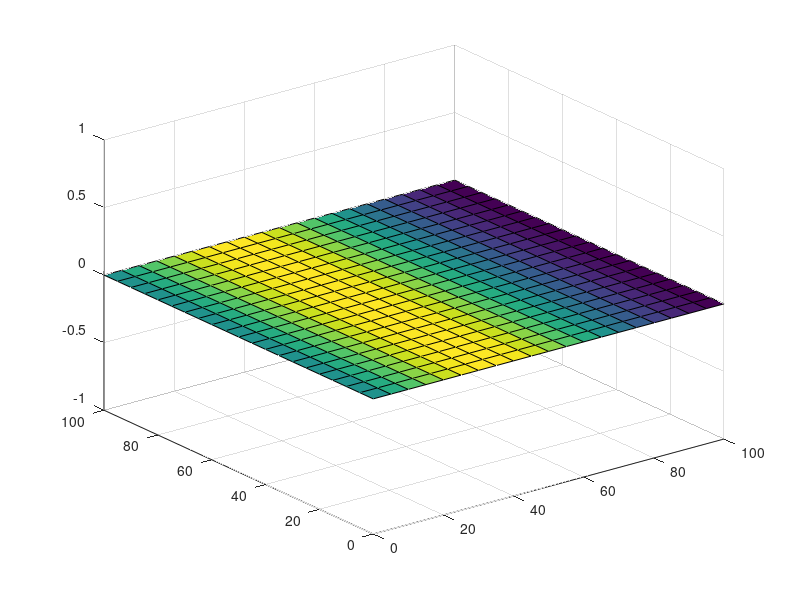

Write MATLAB code to recreate this figure. (Note: this script raises an error after producing the figure.)
% =========================================================================
% VECTOR FIELD THEORY IN MOTION: REVEALING LATENT POTENTIALS IN SOCCER
% =========================================================================
%
% DESCRIPTION:
%   This script implements the computational framework to analyze football 
%   dynamics using vector field theory. It performs the following steps:
%       1. Generates a vector field (Synthetic Dipole for demo).
%       2. Computes the Curl to analyze field properties.
%       3. Verifies Gauss's Theorem.
%       4. Reconstructs the Scalar Potential (Phi).
%
% USAGE:
%   - Run the script to visualize the theoretical framework using the 
%     included synthetic data.
%   - To use real data: Replace Section 2 with your own 'Wx' and 'Wy' 
%     matrices derived from tracking data.
%
% DEPENDENCIES:
%   - Requires 'brewermap' function for color schemes. If not available,
%     replace with standard Matlab colormaps.
%
% =========================================================================

clear all;
close all;

%% 1. GRID INITIALIZATION
% Define the spatial domain representing the football pitch
M = 20;                 % Number of cells per axis (Grid resolution)
x_min = 0; x_max = 100; % Pitch length (x)
y_min = 0; y_max = 100; % Pitch width (y)

% Generate cell edges and grid (21 points -> 20 cells)
x_edges = linspace(x_min, x_max, M+1);          % Cell edges in X (21x1)
y_edges = linspace(y_min, y_max, M+1);          % Cell edges in Y (21x1)
[X_grid, Y_grid] = meshgrid(x_edges, y_edges);  % 21x21 grid

% Compute cell centers 
x_centros = (x_edges(1:end-1) + x_edges(2:end)) / 2; % X centers of cells
y_centros = (y_edges(1:end-1) + y_edges(2:end)) / 2; % Y centers of cells
[centroX, centroY] = meshgrid(x_centros, y_centros); % 20x20 grid

%% 2. DEFINE VECTOR FIELD (SYNTHETIC DEMO)
% =========================================================================
% NOTE: This section generates an ARTIFICIAL DIPOLE field.
% In a real application, 'Wx' and 'Wy' should be loaded here from 
% spatially binned average velocity matrices derived from player tracking.
% =========================================================================

% A. Dipole Setup (Source vs Sink)
offset = 10;
rs = [x_min + offset, (y_max - y_min) / 2]; % Source position (Left)
rt = [x_max - offset, (y_max - y_min) / 2]; % Sink position (Right)

% B. Calculate vector directions
Rx_s = centroX - rs(1);
Ry_s = centroY - rs(2);
Rs2  = Rx_s.^2 + Ry_s.^2 + 1e-6; % Avoid division by zero

Rx_t = centroX - rt(1);
Ry_t = centroY - rt(2);
Rt2  = Rx_t.^2 + Ry_t.^2 + 1e-6;

% Superposition of Source and Sink
Wx_base = (Rx_s ./ Rs2 - Rx_t ./ Rt2);
Wy_base = (Ry_s ./ Rs2 - Ry_t ./ Rt2);

% Normalize to get pure direction
norma = sqrt(Wx_base.^2 + Wy_base.^2);
Wx_dir = Wx_base ./ (norma + eps);
Wy_dir = Wy_base ./ (norma + eps);

% C. Define Velocity
% We use a displaced Gaussian bell curve to break symmetry for Gauss theorem
v_max_val = 11;
v_min_val = 2;

peak_x = 35;  % Velocity peaks at x=35 (not the center)
width  = 30;  % Width of the velocity bell curve


exponent = -((centroX - peak_x).^2) / (2 * width^2);
v_ball = v_min_val + (v_max_val - v_min_val) * exp(exponent);

% D. Apply Magnitude to Direction
Wx = Wx_dir .* v_ball;
Wy = Wy_dir .* v_ball;

% Expand arrays for visualization (padding for pcolor/surf edges)
v_exp = padarray(v_ball, [1 1], 'replicate', 'post');

%% 3. VISUALIZATION: VECTOR FIELD
figure;
% Heatmap of velocity magnitude
h = surf(X_grid, Y_grid, zeros(size(v_exp)), v_exp);
set(gca, 'YDir', 'normal');         
h.FaceColor = 'interp';             
h.EdgeColor = 'none';                   
colormap(brewermap(256, 'ylgnbu'));       

cb = colorbar;
cb.Label.FontSize = 16;
cb.Label.FontName = 'Helvetica';
cb.FontSize = 14;

axis equal;                                            
hold on;                                                

% Draw grid lines
for i = 1:M+1
    line([x_edges(i), x_edges(i)], [y_min, y_max], ...
         'Color', [0.5 0.5 0.5], 'LineStyle', '-');
    line([x_min, x_max], [y_edges(i), y_edges(i)], ...
         'Color', [0.5 0.5 0.5], 'LineStyle', '-');
end

% Overlay Quiver (Arrows)
quiver(centroX, centroY, Wx, Wy, 'k');

% Overlay football field
plot_field();


view(2);
xlim([x_min, x_max]);
ylim([y_min, y_max]);
axis off;     

%% 4. CURL COMPUTATION (ROTATIONAL ANALYSIS)
% Comparison of the field's curl against a randomized Null Model.

% A. Null Model Generation
% Randomize directions while preserving magnitude
mag = sqrt(Wx.^2 + Wy.^2);                           % Magnitude of each vector in the field
theta = 2*pi * rand(size(Wx));                       % Random angles uniformly distributed in [0, 2π]

% Reassign vector components: preserve magnitude but assign random directions
Wx_null = mag .* cos(theta);                         % x-component with randomized direction
Wy_null = mag .* sin(theta);                         % y-component with randomized direction

% B. Compute Curl
[curlz, cav] = curl(centroX, centroY, Wx, Wy);       % Curl of original field
mod_curl_W = abs(curlz);                             % Magnitude of curl
[curlz_null, cav_null] = curl(centroX, centroY, Wx_null, Wy_null); 
mod_curl_W_null = abs(curlz_null);

% Mean values for comparison
curlz_mean = mean(mod_curl_W(:));
curlz_null_mean = mean(mod_curl_W_null(:));

% C. Histogram / PDF Analysis
min_val = min([min(curlz(:)), min(curlz_null(:))]);
max_val = max([max(curlz(:)), max(curlz_null(:))]);
num_bins = 50;
edges = linspace(min_val, max_val, num_bins+1);

[counts_field_raw, ~] = histcounts(curlz,     edges, 'Normalization', 'pdf');
[counts_null_raw,  ~] = histcounts(curlz_null, edges, 'Normalization', 'pdf');

% Normalize distributions to range [0, 1] for comparison
max_val_global = max([counts_field_raw, counts_null_raw]);
counts_field   = counts_field_raw / max_val_global;
counts_null    = counts_null_raw  / max_val_global;

centers = (edges(1:end-1) + edges(2:end)) / 2;

% Plot PDF Comparison
figure;
hold on;
color_field = [0.2, 0.6, 0.8];   % Blue for field
color_null  = [0.8, 0.4, 0.2];   % Orange for null model
plot(centers, counts_field, '-o', 'DisplayName', 'Field', ...
    'Color', color_field, 'MarkerSize', 10, 'LineWidth', 1, ...
    'MarkerFaceColor', color_field, 'MarkerEdgeColor', 'k');
plot(centers, counts_null, '-o', 'DisplayName', 'Null model', ...
    'Color', color_null, 'MarkerSize', 10, 'LineWidth', 1, ...
    'MarkerFaceColor', color_null, 'MarkerEdgeColor', 'k');
xlabel('Curl', 'FontSize', 30);
ylabel('PDF', 'FontSize', 30, 'Rotation', 0);
title('Normalized curl distribution', 'FontSize', 26);
legend('Location', 'northeast', 'FontSize', 24, 'Box', 'off');
set(gca, 'FontSize', 22, 'FontName', 'Helvetica');
grid on;
box on;
xlim([min(centers), max(centers)]);
ylim([0, max([counts_field, counts_null])]);
hold off;

% Plot Spatial Curl Magnitude
figure();

% Original field curl magnitude
subplot(1,2,1)
pcolor(mod_curl_W);
hold on;
title('$\|\nabla \times \vec{\mathbf{W}}\|$', 'Interpreter', 'latex');
xlabel('x');
ylabel('y');
axis equal;
xlim([1 20]);
ylim([1 20]);

% Null model curl magnitude
subplot(1,2,2)
pcolor(mod_curl_W_null);
hold on;
title('$\|\nabla \times \vec{\mathbf{W_{null}}}\|$', 'Interpreter', 'latex');
xlabel('x');
ylabel('y');
axis equal;
xlim([1 20]);
ylim([1 20]);

min_value = min(min(mod_curl_W(:)), min(mod_curl_W_null(:)));
max_value = max(max(mod_curl_W(:)), max(mod_curl_W_null(:)));

% Shared colorbar for both subplots
c = colorbar('Position', [0.93, 0.11, 0.02, 0.815]);
c.Label.String = 'Curl magnitude';
caxis([min_value, max_value]);

subplot(1,2,1); caxis([min_value, max_value]);
subplot(1,2,2); caxis([min_value, max_value]);

%% 5. GAUSS'S THEOREM VERIFICATION

% A. Setup
h = (X_grid(1,M+1) - X_grid(1,1)) / M;                 % Grid spacing

x_a = 50; y_a = 50;                                    % Center coordinates
divW = divergence(centroX, centroY, Wx, Wy);           % Divergence of vector field
radios = linspace(0, 50, 20);                          % Radios to evaluate

integrales_div   = zeros(size(radios));                % Divergence integrals
flujos_contorno  = zeros(size(radios));                % Boundary fluxes

% B. Calculation loop (Circular Domain)
for r_idx = 1:length(radios)
    R = radios(r_idx);
    
    % 1. Volume Integral (Sum of Divergence inside)
    mask = ((centroX-x_a).^2 + (centroY-y_a).^2 <= R^2);
    integral_div = sum(divW(mask)) * h^2; 
    integrales_div(r_idx) = integral_div;

    % 2. Surface Integral (Flux across boundary)
    theta = linspace(0, 2*pi, 100); 
    x_circulo = x_a + R * cos(theta);
    y_circulo = y_a + R * sin(theta);

    % Interpolate field at boundary
    Wx_circulo = interp2(centroX, centroY, Wx, x_circulo, y_circulo, 'linear'); 
    Wy_circulo = interp2(centroX, centroY, Wy, x_circulo, y_circulo, 'linear'); 

    % Outward unit normals (radial direction)
    normales_x = x_circulo - x_a; 
    normales_y = y_circulo - y_a;  

    norma = sqrt(normales_x.^2 + normales_y.^2); 

    normales_x = normales_x ./ norma; 
    normales_y = normales_y ./ norma; 

    % Line integral
    flux_contorno = 0;
    for i = 1:length(x_circulo)-1
        dx = x_circulo(i+1) - x_circulo(i);
        dy = y_circulo(i+1) - y_circulo(i);
        longitud_segmento = sqrt(dx^2 + dy^2);
        
        flujo_segmento = (Wx_circulo(i) * normales_x(i) + Wy_circulo(i) * normales_y(i)) * longitud_segmento;
        flux_contorno = flux_contorno + flujo_segmento;
    end

    flujos_contorno(r_idx) = flux_contorno;
end


% C. Visualization of Gauss Theorem
figure();
hold on;

color1 = [0.2, 0.6, 0.8];  % Blue
color2 = [0.8, 0.4, 0.2];  % Orange

% Surface
plot(radios, flujos_contorno, '-s', 'Color', color1, 'MarkerSize', 18, 'LineWidth', 1, ...
    'MarkerFaceColor', color1, 'MarkerEdgeColor', 'k', 'DisplayName', 'Surface');

% Volume
plot(radios, integrales_div, '-^', 'Color', color2, 'MarkerSize', 18, 'LineWidth', 1, ...
    'MarkerFaceColor', color2, 'MarkerEdgeColor', 'k', 'DisplayName', 'Volume');

% Compute coefficient R^2
valid_indices = ~isnan(flujos_contorno) & ~isnan(integrales_div);
flujos_validos = flujos_contorno(valid_indices);
integrales_validos = integrales_div(valid_indices);

p = polyfit(integrales_validos, flujos_validos, 1);
flujos_p = polyval(p, integrales_validos);

SS_res = sum((flujos_validos - flujos_p).^2);
SS_tot = sum((flujos_validos - mean(flujos_validos)).^2);
R2 = 1 - (SS_res / SS_tot);

corr_coef = corrcoef(flujos_validos, integrales_validos);

text(0.65 * max(radios), 0.15 * max(flujos_contorno), ...
     sprintf('$R^2 = %.2f$', R2), 'FontSize', 26, ...
     'Interpreter', 'latex', 'Color', [0.2 0.2 0.2]);

set(gca, 'FontSize', 22, 'FontName', 'Helvetica');
xlabel('$R$', 'Interpreter', 'latex', 'FontSize', 30);
ylabel('$\phi$', 'Interpreter', 'latex', 'FontSize', 30, 'Rotation',0);
legend('Location', 'best', 'FontSize', 24, 'Box', 'off');

ax = gca;
minVal = min(radios);
maxVal = max(radios);
numTicks = 6; % Número de ticks que deseas

ax.XTick = linspace(minVal, maxVal, numTicks);
ax.XTickLabel = arrayfun(@(x) sprintf('%.0f', x), ax.XTick, 'UniformOutput', false);

box on;
hold off;


% Square domains
for r_idx = 1:length(radios)
    R = radios(r_idx);
    
    mask = (centroX >= (x_a - R) & centroX <= (x_a + R) & ...
            centroY >= (y_a - R) & centroY <= (y_a + R));
    
    integral_div = sum(divW(mask)) * h^2; 
    integrales_div(r_idx) = integral_div;

    x_cuadrado = [x_a - R, x_a + R, x_a + R, x_a - R, x_a - R];
    y_cuadrado = [y_a - R, y_a - R, y_a + R, y_a + R, y_a - R];

    N = 25; 
    flux_contorno = 0;            
    
    for side = 1:4
        if side == 1  % Left side
            x_points = linspace(x_a - R, x_a - R, N);
            y_points = linspace(y_a - R, y_a + R, N);
            normales_x = -1; normales_y = 0;  
        elseif side == 2  % Top side
            x_points = linspace(x_a - R, x_a + R, N);
            y_points = linspace(y_a + R, y_a + R, N);
            normales_x = 0; normales_y = 1;  
        elseif side == 3  % Right side
            x_points = linspace(x_a + R, x_a + R, N);
            y_points = linspace(y_a + R, y_a - R, N);
            normales_x = 1; normales_y = 0;
        else  % Bottom side
            x_points = linspace(x_a + R, x_a - R, N);
            y_points = linspace(y_a - R, y_a - R, N);
            normales_x = 0; normales_y = -1;
        end
        % Interpolate vector field on side
        Wx_segment = interp2(centroX, centroY, Wx, x_points, y_points, 'linear'); 
        Wy_segment = interp2(centroX, centroY, Wy, x_points, y_points, 'linear'); 

        % Flux per segment (segment length = 2R/N)
        for i = 1:N
            L = 2 * R / N; 
            flujo_segmento = (Wx_segment(i) * normales_x + Wy_segment(i) * normales_y) * L; 
            flux_contorno = flux_contorno + flujo_segmento;
        end
    end

    flujos_contorno(r_idx) = flux_contorno;

end



% Visualization (square domains)
figure();
hold on;

% Surface
plot(radios, flujos_contorno, '-s', 'Color', color1, 'MarkerSize', 18, 'LineWidth', 1, ...
    'MarkerFaceColor', color1, 'MarkerEdgeColor', 'k', 'DisplayName', 'Surface');

% Volume
plot(radios, integrales_div, '-^', 'Color', color2, 'MarkerSize', 18, 'LineWidth', 1, ...
    'MarkerFaceColor', color2, 'MarkerEdgeColor', 'k', 'DisplayName', 'Volume');

% R^2 calculation
valid_indices = ~isnan(flujos_contorno) & ~isnan(integrales_div);
flujos_validos = flujos_contorno(valid_indices);
integrales_validos = integrales_div(valid_indices);

p = polyfit(integrales_validos, flujos_validos, 1);
flujos_p = polyval(p, integrales_validos);

SS_res = sum((flujos_validos - flujos_p).^2);
SS_tot = sum((flujos_validos - mean(flujos_validos)).^2);
R2 = 1 - (SS_res / SS_tot);
corr_coef = corrcoef(flujos_validos, integrales_validos);

text(0.65 * max(radios), 0.15 * max(flujos_contorno), ...
     sprintf('$R^2 = %.2f$', R2), 'FontSize', 26, ...
     'Interpreter', 'latex', 'Color', [0.2 0.2 0.2]);

set(gca, 'FontSize', 22, 'FontName', 'Helvetica');
xlabel('$R$', 'Interpreter', 'latex', 'FontSize', 30);
ylabel('$\Phi$', 'Interpreter', 'latex', 'FontSize', 30, 'Rotation',0);
legend('Location', 'best', 'FontSize', 24, 'Box', 'off');

ax = gca;
minVal = min(radios);
maxVal = max(radios);
numTicks = 6;

ax.XTick = linspace(minVal, maxVal, numTicks);
ax.XTickLabel = arrayfun(@(x) sprintf('%.0f', x), ax.XTick, 'UniformOutput', false);

box on;
hold off;

%% 6. POTENTIAL CALCULATION

% A. Pad Data for Solver
% We add padding to handle boundary conditions 
x_min_ext = x_min - h;
x_max_ext = x_max + h;
y_min_ext = y_min - h;
y_max_ext = y_max + h;
[X, Y] = meshgrid(linspace(x_min_ext, x_max_ext, M+3), linspace(y_min_ext, y_max_ext, M+3));

centroX = (X(1:end-1, 1:end-1) + X(2:end, 2:end)) / 2;
centroY = (Y(1:end-1, 1:end-1) + Y(2:end, 2:end)) / 2;  

% Extend arrays with zero padding
Z = padarray(v_ball, [1,1], 0, 'both');
Wx = padarray(Wx, [1,1], 0, 'both');
Wy = padarray(Wy, [1,1], 0, 'both');


% B. Compute Source Term (Divergence)
nx = size(Wx, 2);
ny = size(Wx, 1);
h = (X(1,M+3)-X(1,1))/(M+2);
Phi = zeros(ny, nx);         
divV = zeros(ny, nx);

% Central differences for divergence
divV(:, 2:end-1) = (Wx(:, 3:end) - Wx(:, 1:end-2)) / (2*h);
divV(2:end-1, :) = divV(2:end-1, :) + (Wy(3:end, :) - Wy(1:end-2, :)) / (2*h);

% Poisson Equation Source: RHS = -Div(V) * h^2
RHS = -divV * h^2;

% C. Jacobi Iteration
max_iter = 5000;
tol = 1e-6;

for k = 1:max_iter
    Phi_old = Phi;
    
    % Vectorized Update: Average of 4 neighbors
    Phi(2:end-1, 2:end-1) = 0.25 * (Phi_old(1:end-2, 2:end-1) + ... % Up/Down
                                    Phi_old(3:end,   2:end-1) + ... 
                                    Phi_old(2:end-1, 1:end-2) + ... % Left
                                    Phi_old(2:end-1, 3:end)   - ... % Right
                                    RHS(2:end-1, 2:end-1));
    
    % Check Convergence
    diff = abs(Phi - Phi_old);
    if max(diff(:)) < tol
        break;
    end
end


%% 7. VISUALIZATION: 3D SCALAR POTENTIAL
fig  = figure;

surf(centroX, centroY, Phi, Phi);     % phi is also used as colormap
shading interp;     
hold on;
[Xp, Yp] = meshgrid(0:100, 0:100);
Zp = zeros(size(Xp)); 
surf(Xp, Yp, Zp, 'FaceAlpha', 0.2, 'FaceColor', 'k', 'EdgeColor', 'none');  
contour3(centroX, centroY, Phi, 30, 'k', 'LineWidth', 1);  

colormap(brewermap(256, 'RdBU'));  

col_idx = round(nx * 0.2);



function [] = plot_field()
% PLOT_FIELD Plots a football pitch scaled to 0-100 units.

    % 1. AXIS SETUP AND ASPECT RATIO
    daspect([0.68 1.05 1]);
    axis([0 100 0 100]);
    
    % 2. SCALING FACTORS
    xlimit1=0;
    ylimit1=0;
    xlimit2=100;
    ylimit2=100;
    xscale=xlimit2/100/1.05;
    yscale=ylimit2/100/0.68;
    
    hold on;

    % 3. LINE STYLES
    color_linea = [.7 .7 .7];
    estil_linea = "-";
    ancho_linea = 0.1;
    
    % 4. CENTER CIRCLE
    x=50;
    y=50;
    rx=9.15/1.05;
    ry=9.15/0.68;
    
    th = 0:pi/50:2*pi;
    xunit = rx * cos(th) + x;
    yunit = ry * sin(th) + y;
    plot(xunit, yunit, 'Color', color_linea, 'LineWidth', ancho_linea, LineStyle=estil_linea);
    
    % 5. PENALTY ARCS
    x=11/1.05;
    y=50;
    rx=9.15/1.05;
    ry=9.15/0.68;
    th = -0.93:1/100:0.93;
    xunit = rx * cos(th) + x;
    yunit = ry * sin(th) + y;
    plot(xunit, yunit, 'Color', color_linea, 'LineWidth', ancho_linea, LineStyle=estil_linea);
    
    x=100-11/1.05;
    y=50;
    rx=9.15/1.05;
    ry=9.15/0.68;
    th = pi-0.93:1/100:pi+0.93;
    xunit = rx * cos(th) + x;
    yunit = ry * sin(th) + y;
    plot(xunit, yunit, 'Color', color_linea, 'LineWidth', ancho_linea, LineStyle=estil_linea);
    
    
    % 6. PENALTY AREAS
    x=[xlimit1 xlimit1+(16.5*xscale) xlimit1+(16.5*xscale) xlimit1];
    y=[ylimit2/2+(20*yscale) ylimit2/2+(20*yscale) ylimit2/2-(20*yscale) ylimit2/2-(20*yscale)];
    plot(x, y, 'Color', color_linea, 'LineWidth', ancho_linea, LineStyle=estil_linea);
    
    x=[xlimit1 xlimit1+(5.5*xscale) xlimit1+(5.5*xscale) xlimit1];
    y=[ylimit2/2+(9*yscale) ylimit2/2+(9*yscale) ylimit2/2-(9*yscale) ylimit2/2-(9*yscale)];
    plot(x, y, 'Color', color_linea, 'LineWidth', ancho_linea, LineStyle=estil_linea);
    
    x=[xlimit2 xlimit2-(16.5*xscale) xlimit2-(16.5*xscale) xlimit2];
    y=[ylimit2/2+(20*yscale) ylimit2/2+(20*yscale) ylimit2/2-(20*yscale) ylimit2/2-(20*yscale)];
    plot(x,y, 'Color', color_linea, 'LineWidth', ancho_linea, LineStyle=estil_linea);
    
    x=[xlimit2 xlimit2-(5.5*xscale) xlimit2-(5.5*xscale) xlimit2];
    y=[ylimit2/2+(9*yscale) ylimit2/2+(9*yscale) ylimit2/2-(9*yscale) ylimit2/2-(9*yscale)];
    plot(x, y, 'Color', color_linea, 'LineWidth', ancho_linea, LineStyle=estil_linea);
    
    % 7. OUTER BOUNDARIES & CENTER LINE
    color_linea = 'k';%[0.5 0.5 0.5];

    x=[xlimit1 xlimit2 xlimit2 xlimit1 xlimit1];
    y=[ylimit1 ylimit1 ylimit2 ylimit2 ylimit1];
    plot(x, y, 'Color', color_linea, 'LineWidth', ancho_linea, LineStyle=estil_linea);
    
    x=[xlimit2/2 xlimit2/2];
    y=[ylimit1 ylimit2];
    plot(x, y, 'Color', color_linea, 'LineWidth', 0.1, LineStyle=estil_linea);
    
    hold off;


end
